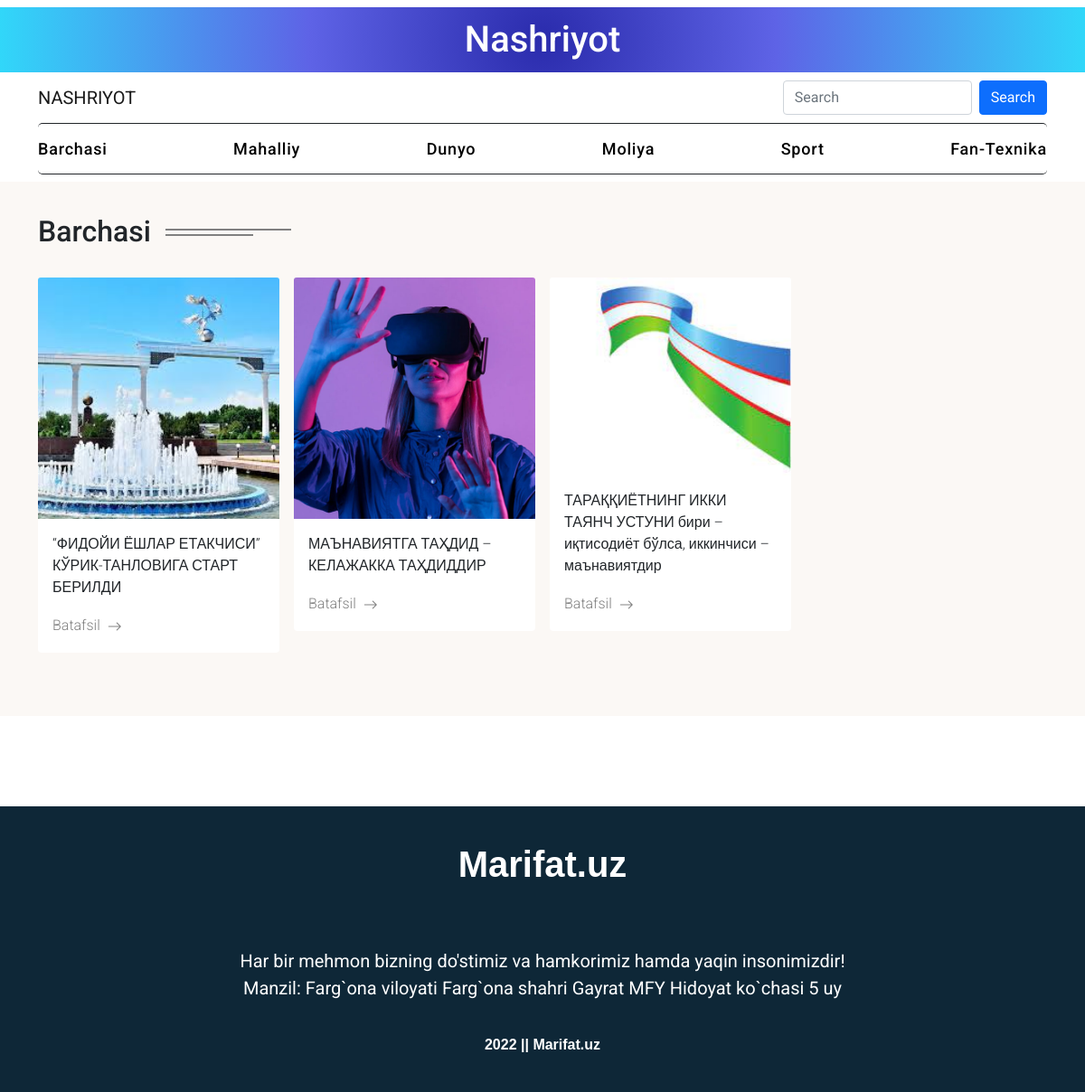
Page /category/1 on the committed database.
### pages/models.py (models this page shows, shortened)
class Articles(models.Model):
    categories = Const.categories
    title = models.CharField(max_length=100, verbose_name='Sarlavha:')
    image = models.ImageField()
    category = models.CharField(
        max_length=35,
        choices=categories,
        default=1
    )
    date = models.DateTimeField(auto_now_add=True)
    body = RichTextField(verbose_name='Maqola matni:')
    blog_view = models.IntegerField(default=0)

### pages/views.py (the view)
# urls.py: path('category/<str:pk>', views.ArticleCategoryListView, name='categories'),
def ArticleCategoryListView(request, pk):
    categories = dict(Const.categories)
    category = dict(Const.categories)[pk]
    object_list = list(Articles.objects.filter(category=pk)[::-1])
    if len(object_list) > 4:
        object_list_0 = object_list[0]
        object_list_1 = object_list[1]
        object_list_2 = object_list[2]
        object_list_3 = object_list[3]
        context = {
            "object_list": object_list,
            "category": category,
            'categories': categories,
            'object_list_0': object_list_0,
            'object_list_1': object_list_1,
            'object_list_2': object_list_2,
            'object_list_3': object_list_3
        }
    else:
        context = {
            "object_list": list(object_list),
            "category": category,
            'categories': categories,
        }
    return render(request, "category_filter.html", context)

### templates/category_filter.html (shortened to what this page needs)
{% extends 'main.html' %}
{% load static %}
{% block content %}
<section class="p-70 w-100 bg-stayl content-section">
    <div class="container-lg">
        <div class="title mt-3 mb-4 d-flex w-50">
            <h3 class="fs-2">
                Barchasi
            </h3>
            <div class="d-flex flex-column w-25">
                <span class="title-after mt-3 ms-3"></span>
                <span class="title-beffore mt-1 ms-3"></span>
            </div>
        </div>
        <div class="row g-3">
            {% for object_ in object_list %}
            <div class="col-lg-3">
                <div class="card border-0">
                    <img src="{{ object_.image.url }}" class="card-img-top" alt="{{ object_.title }}">
                    <div class="card-body">
                        <p class="card-text fw-light">{{ object_.title }}
                        </p>
                        <a href="{% url 'article_detail' pk=object_.id %}" class="read-link"><span class="fw-light">Batafsil</span>
                            <i class="bi bi-arrow-right mt-1 ms-2"></i>
                        </a>
                    </div>
                </div>
            </div>
            {% endfor %}
        </div>
    </div>
</section>
{% endblock content %}

### templates/main.html (shortened to what this page needs)
{% load static %}
<!DOCTYPE html>
<html lang="en">
<head>
    <link href="https://cdn.jsdelivr.net/npm/bootstrap@5.1.3/dist/css/bootstrap.min.css" rel="stylesheet"
>
    <link rel="stylesheet"
    href="https://cdnjs.cloudflare.com/ajax/libs/bootstrap-icons/1.9.1/font/bootstrap-icons.min.css">
    <link rel="stylesheet" href="{% static 'css/main.css' %} ">
    <link rel="stylesheet" href="{% static 'css/cate.css' %}">
    <link rel="stylesheet" href="{% block link %} {% endblock link %}">
</head>
<body>
    <header class="sticky-top py-2 bg-white">
        <div class="header-bg d-flex align-items-center justify-content-center" style="background: rgb(42,43,172);
        background: radial-gradient(circle, rgba(42,43,172,1) 0%, rgba(94,99,230,1) 43%, rgba(49,215,249,1) 100%);">
        <div class="bg-owerflov"></div>
        <h1 class="text-center text-white header-bg-text">Nashriyot</h1>
    </div>
    <nav class="navbar navbar-expand-lg navbar-light bg-white">
        <div class="container-lg">
            <a class="navbar-brand" href="{% url 'all' %}">NASHRIYOT</a>
        <div class="collapse navbar-collapse" id="navbarSupportedContent">
            {% if user.is_authenticated %}
            <ul class="navbar-nav mb-2 mb-lg-0 ms-auto me-3">
                <li class="">
                    <a class="  btn btn-primary" aria-current="page" href="{% url 'new_article' %}">+Yangi maqola qo'shish</a>
                </li>||
                <li class="">
                    <a class=" btn btn-primary" href="{% url 'logout' %}">Chiqish</a>
                </li>
            </ul>
            {% else %}
            <a href=" {% url 'login' %} " class="login-button" style="color: white;">Kirish</a>
            {% endif %}
            <form class="d-flex" action="{% url 'search_results' %}">
                <input class="form-control me-2" type="search" placeholder="Search" aria-label="Search" name="q">
                <button class="btn btn-primary" type="submit">Search</button>
            </form>
        </div>
    </div>
</nav>
<section class="cate">
    <div class="container-lg">
        <ul class="cate-items indicator">
            <li class="cate-item" data-filter="all">
                <a href="{% url 'all' %}">
                    Barchasi
                </a>
            </li>
            {% for key, value in categories.items %}
            <li class="cate-item" data-filter="all">
                <a href="{% url 'categories' key %}">
                    {{ value }}
                </a>
            </li>
            {% endfor %}
        </ul>
    </div>
</section>
</header>
{% block content %}
{% endblock content %}
<div class="footer ">
    <div class="container-lg footer-area">
        <h3>
            Marifat.uz
        </h3>
        <div class="footer-item footer-description">
            <p>
                Har bir mehmon  bizning do'stimiz va hamkorimiz hamda yaqin insonimizdir!<br>
                Manzil: Farg`ona viloyati  Farg`ona shahri Gayrat MFY Hidoyat ko`chasi 5  uy
            </p>
        </div>
        <div class="footer-footer">
             ||
            Marifat.uz
        </div>
    </div>
</div>
</body>
</html>

### static/css/main.css (style rules this page uses)
* { margin: 0; padding: 0; font-family:'Roboto', sans-serif;; }
a { text-decoration: none; }
.header-bg { position: relative; height: 9vh; width: 100%; background-color: red; background-position: center; background-repeat: no-repeat; background-size: cover; }
.bg-owerflov { width: 100%; height: 8vh; top: 0; left: 0; position: absolute; }
.header-bg h1 { margin: 0 !important; }
.p-70 { padding: 40px 0 70px 0; }
.bg-stayl { background-color: #FBF8F5; }
.title-after { width: 100%; height: .5px; border: .5px solid #808080; }
.title-beffore { width: 70%; height: .5px; border: .5px solid #808080; }
.read-link { display: flex; align-items: center; font-size: 16px; box-sizing: border-box; color: #808080; }

### static/css/cate.css (style rules this page uses)
.collapse form { margin-left: auto; }
.content-section { padding-top: 20px; }
.cate { background-color: #fff; width: 100%; z-index: 5; }
.cate-items { display: flex; flex-direction: row; padding: 0; margin: 0; font-family: sans-serif; padding: 14px 0; border-top: 1px solid ; border-bottom: 1px solid ; border-radius: 5px; justify-content: space-between; }
.cate-item { list-style: none; }
.cate-item:not(:last-child) { margin-right: 20px; }
.cate-item a { color: black; font-weight: 500; text-decoration: none; font-size: 18px; letter-spacing: 0.8px; }
a { color: #001000; text-decoration: none; }
.footer { padding: 2.5rem 0; background-color: #0e2737; margin-top: 100px; }
.footer-area { display: flex; justify-content: space-between; flex-direction: column; }
.footer-description { font-size: 1.25rem; letter-spacing: 1.9; line-height: 1.5; color: #fff; text-align: center !important; }
.footer-area h3 { font-size: 2.5rem; font-weight: 600; font-family: 'Exo 2',sans-serif; color: #fff; text-align: center; padding-bottom: 1.875rem; }
.footer-footer { color:#fff; text-align: center; font-weight: 600; font-family: 'Exo 2',sans-serif; margin-top: 1.25rem; }

### rows in the picture
Articles: image (picture), title "“ФИДОЙИ ЁШЛАР ЕТАКЧИСИ” КЎРИК-ТАНЛОВИГА СТАРТ БЕРИЛДИ"
Articles: image (picture), title "МАЪНАВИЯТГА ТАҲДИД – КЕЛАЖАККА ТАҲДИДДИР"
Articles: image (picture), title "ТАРАҚҚИЁТНИНГ ИККИ ТАЯНЧ УСТУНИ бири – иқтисодиёт бўлса, иккинчиси – маънавиятдир"

### other values in the picture
{{ value }} "Mahalliy" "Dunyo" "Moliya" "Sport" "Fan-Texnika"
